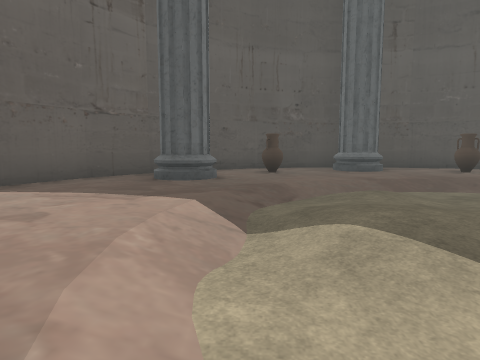
view 1 (above)

12 first-person views from a walk through a Unity game level. The camera is 1.3 m above the floor, tilts 6° down and sees 75° across. The floor is counted in squares, 2 m on a side. Each view is taken from the middle of a square. On the plan, view 1 faces up. The plan holds only what a view shows up to about 10 squares ahead; the rest is blank. The place goes on beyond the plan. The player is left out. Some surface patterns are stand-ins.

view 2
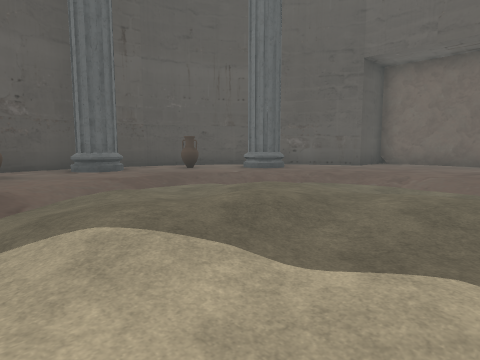

view 3
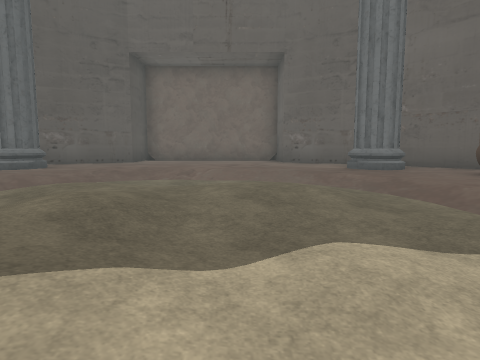

view 4
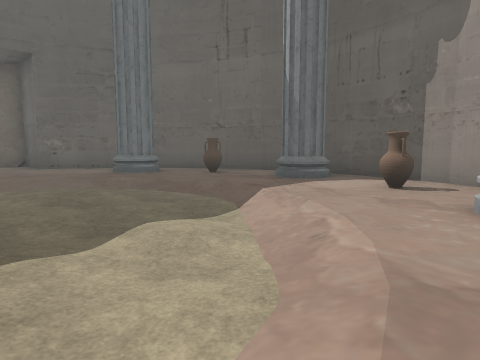

view 5
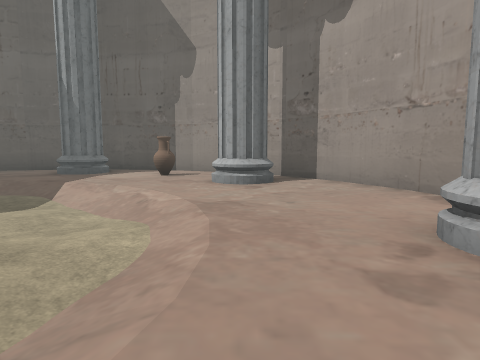

view 6
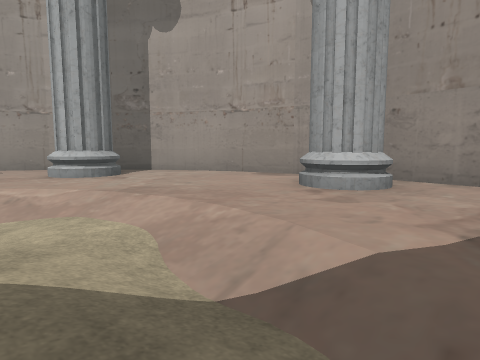

view 7
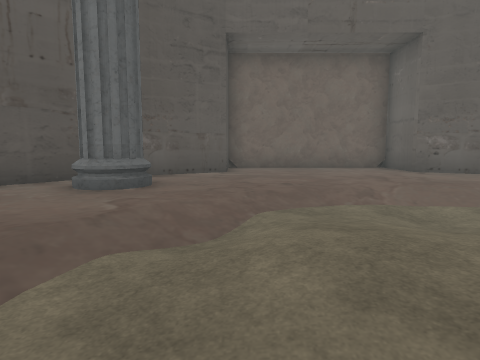

view 8
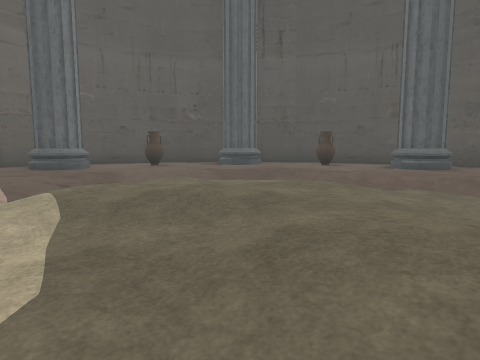

view 9
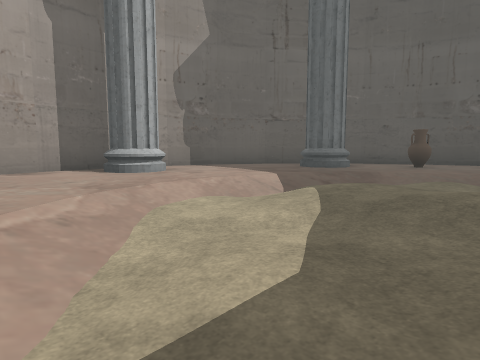

view 10
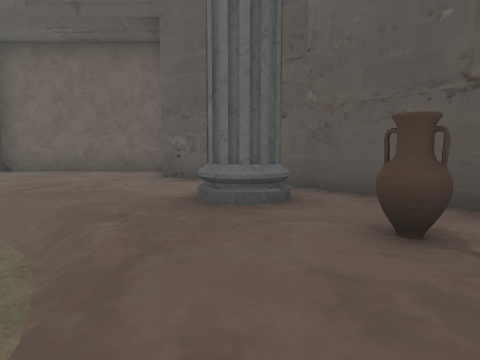

view 11
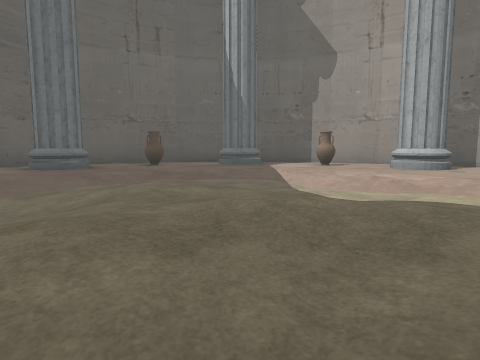

view 12
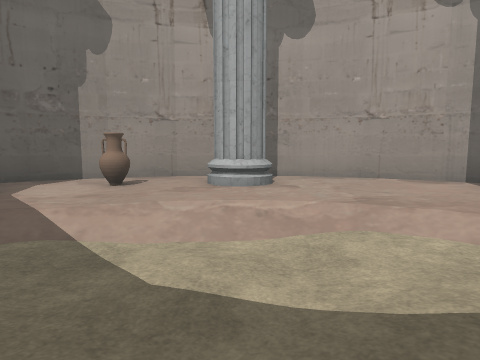

### Floor plan
Key: @ floor where view 1 was taken; # wall or solid block; . main floor; - floor 0.5 m lower than the main floor; _ floor 0.75 m lower than the main floor; / step, stairs or slope; O other object.
Columns run from 4 left of view 1 to 12 right of it. Each row starts with its distance up from view 1.
  9    #########
  8   ##...#...##
  7  ##..O...O..##
  6 ##.#.......#.##
  5 #....//-//....###
  4 #...///////.....#
  3 #...///////.....#
  2 ##..///////.....#
  1 #.../--/.//.....#
  0 #...@_-////.....#
 -1 #....//--/....###
 -2 ##.#.......#.##
 -3  ##..O...O..##
 -4   ##...#...##
 -5    #########

Positions as (right, up) in squares from view 1, and headings:
1: (0, 0), facing up
2: (0, 0), facing up-right
3: (0, 1), facing right
4: (-1, 2), facing down-right
5: (-1, 4), facing down
6: (1, 4), facing down-left
7: (2, 4), facing right
8: (3, -1), facing up
9: (3, -1), facing up-left
10: (3, -2), facing right
11: (3, 5), facing down
12: (3, 2), facing down-left
